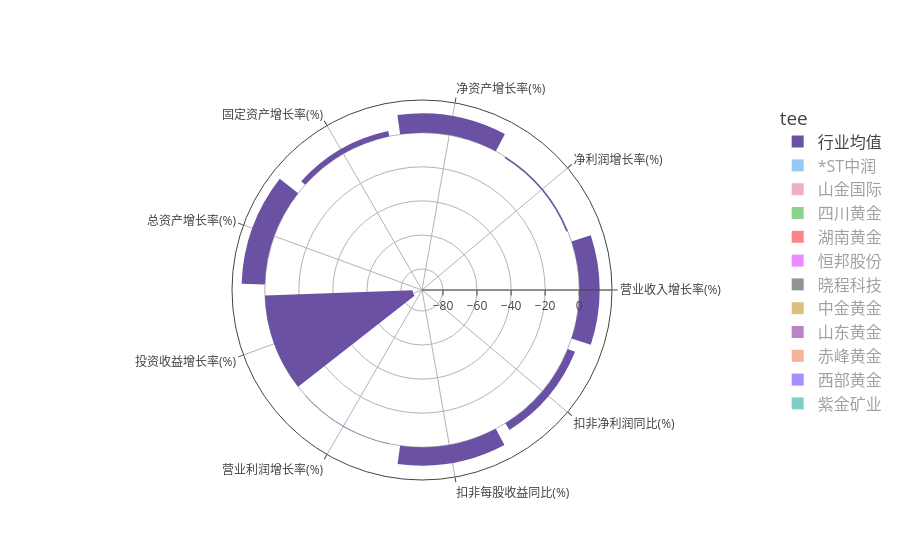

Source (notebook cell):
### Code cell
import plotly.graph_objects as go
categories = data.cnName.tolist()

fig3 = go.Figure()

fig3.add_trace(go.Barpolar(
    r=list(data['mean']),
    theta=categories,
    name='行业均值',
    marker_color='rgb(106,81,163)',
    # base='stack'
))
i = 0
while i<len(ta):
    fig3.add_trace(go.Barpolar(
        r=list(ta.loc[i])[3:],
        theta=categories,
        name=list(ta.loc[i])[1],
        marker_color=i,
        visible='legendonly',
        # base='overlay'
    ))
    i = i+1

# fig.update_traces(text=list(data['cnName']))
fig3.update_layout(
    # title='Wind Speed Distribution in Laurel, NE',
    activeshape_opacity=0.2,
    font_size=12,
    legend_font_size=16,
    legend_title='tee',
    legend_itemclick='',


    # legend_visible=False,
    # showlegend=False,
    # legend_activeselection=False,
    

    # polar_radialaxis_ticksuffix='%',
    # polar_angularaxis_rotation=90,

)
fig3.show()

### Figure 1 — Plotly figure (JSON) as saved in the notebook; plotly's stock layout.template omitted (floating-point values rounded to 4 significant figures)
{"data": [{"marker": {"color": "rgb(106,81,163)"}, "name": "行业均值", "r": [11.89, -0.8536, 11.43, 3.139, 13.67, -86.74, 0.2627, 10.8, 4.635], "theta": ["营业收入增长率(%)", "净利润增长率(%)", "净资产增长率(%)", "固定资产增长率(%)", "总资产增长率(%)", "投资收益增长率(%)", "营业利润增长率(%)", "扣非每股收益同比(%)", "扣非净利润同比(%)"], "type": "barpolar"}, {"marker": {"color": "#2E91E5"}, "name": "*ST中润", "r": [-88.14, 8.483, 2.853, 36.37, -56.04, -85.86, 6.67, 7.47], "theta": ["营业收入增长率(%)", "净利润增长率(%)", "净资产增长率(%)", "固定资产增长率(%)", "总资产增长率(%)", "投资收益增长率(%)", "营业利润增长率(%)", "扣非每股收益同比(%)", "扣非净利润同比(%)"], "type": "barpolar", "visible": "legendonly"}, {"marker": {"color": "#E15F99"}, "name": "山金国际", "r": [26.79, 5.939, -6.655, 0.838, -14.81, 29.79, 37.08, 37.06], "theta": ["营业收入增长率(%)", "净利润增长率(%)", "净资产增长率(%)", "固定资产增长率(%)", "总资产增长率(%)", "投资收益增长率(%)", "营业利润增长率(%)", "扣非每股收益同比(%)", "扣非净利润同比(%)"], "type": "barpolar", "visible": "legendonly"}, {"marker": {"color": "#1CA71C"}, "name": "四川黄金", "r": [6.16, 61.55, -7.169, 36.37, -43.88, 2.86, 28.21, 46.72], "theta": ["营业收入增长率(%)", "净利润增长率(%)", "净资产增长率(%)", "固定资产增长率(%)", "总资产增长率(%)", "投资收益增长率(%)", "营业利润增长率(%)", "扣非每股收益同比(%)", "扣非净利润同比(%)"], "type": "barpolar", "visible": "legendonly"}, {"marker": {"color": "#FB0D0D"}, "name": "湖南黄金", "r": [11.2, 6.364, -0.929, 3.492, -40.35, 20.19, 20.59, 19.16], "theta": ["营业收入增长率(%)", "净利润增长率(%)", "净资产增长率(%)", "固定资产增长率(%)", "总资产增长率(%)", "投资收益增长率(%)", "营业利润增长率(%)", "扣非每股收益同比(%)", "扣非净利润同比(%)"], "type": "barpolar", "visible": "legendonly"}, {"marker": {"color": "#DA16FF"}, "name": "恒邦股份", "r": [3.33, 12.26, -5.32, 10.19, -232.2, -9.32, 1.85, 0.24], "theta": ["营业收入增长率(%)", "净利润增长率(%)", "净资产增长率(%)", "固定资产增长率(%)", "总资产增长率(%)", "投资收益增长率(%)", "营业利润增长率(%)", "扣非每股收益同比(%)", "扣非净利润同比(%)"], "type": "barpolar", "visible": "legendonly"}, {"marker": {"color": "#222A2A"}, "name": "晓程科技", "r": [58.39, -6.623, -0.194, -5.868, -96.86, 43.55, 66.67, 67.34], "theta": ["营业收入增长率(%)", "净利润增长率(%)", "净资产增长率(%)", "固定资产增长率(%)", "总资产增长率(%)", "投资收益增长率(%)", "营业利润增长率(%)", "扣非每股收益同比(%)", "扣非净利润同比(%)"], "type": "barpolar", "visible": "legendonly"}, {"marker": {"color": "#B68100"}, "name": "中金黄金", "r": [57.11, 6.637, -6, -4.76, 3.553, 57.4, 51.22, 51.72], "theta": ["营业收入增长率(%)", "净利润增长率(%)", "净资产增长率(%)", "固定资产增长率(%)", "总资产增长率(%)", "投资收益增长率(%)", "营业利润增长率(%)", "扣非每股收益同比(%)", "扣非净利润同比(%)"], "type": "barpolar", "visible": "legendonly"}, {"marker": {"color": "#750D86"}, "name": "山东黄金", "r": [86.57, 0.632, 35.93, 48.37, -176.4, 72.28, 85.71, 69.71], "theta": ["营业收入增长率(%)", "净利润增长率(%)", "净资产增长率(%)", "固定资产增长率(%)", "总资产增长率(%)", "投资收益增长率(%)", "营业利润增长率(%)", "扣非每股收益同比(%)", "扣非净利润同比(%)"], "type": "barpolar", "visible": "legendonly"}, {"marker": {"color": "#EB663B"}, "name": "赤峰黄金", "r": [78.21, 18.59, 12.29, 6.689, -78.07, 41.75, 120.8, 116.0], "theta": ["营业收入增长率(%)", "净利润增长率(%)", "净资产增长率(%)", "固定资产增长率(%)", "总资产增长率(%)", "投资收益增长率(%)", "营业利润增长率(%)", "扣非每股收益同比(%)", "扣非净利润同比(%)"], "type": "barpolar", "visible": "legendonly"}, {"marker": {"color": "#511CFB"}, "name": "西部黄金", "r": [-254.4, -8.96, -2.258, 6.607, -240.6, -172.9, -310.8, -375.1], "theta": ["营业收入增长率(%)", "净利润增长率(%)", "净资产增长率(%)", "固定资产增长率(%)", "总资产增长率(%)", "投资收益增长率(%)", "营业利润增长率(%)", "扣非每股收益同比(%)", "扣非净利润同比(%)"], "type": "barpolar", "visible": "legendonly"}, {"marker": {"color": "#00A08B"}, "name": "紫金矿业", "r": [5.38, 20.87, 11.99, 12.08, 21.46, 3.2, 10.81, 10.68], "theta": ["营业收入增长率(%)", "净利润增长率(%)", "净资产增长率(%)", "固定资产增长率(%)", "总资产增长率(%)", "投资收益增长率(%)", "营业利润增长率(%)", "扣非每股收益同比(%)", "扣非净利润同比(%)"], "type": "barpolar", "visible": "legendonly"}], "layout": {"activeshape": {"opacity": 0.2}, "font": {"size": 12}, "legend": {"font": {"size": 16}, "title": {"text": "tee"}}}}
